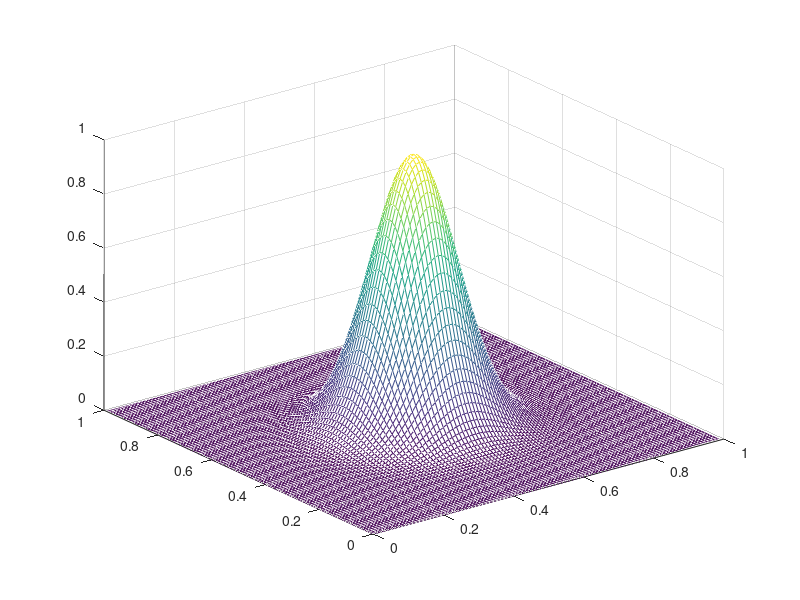
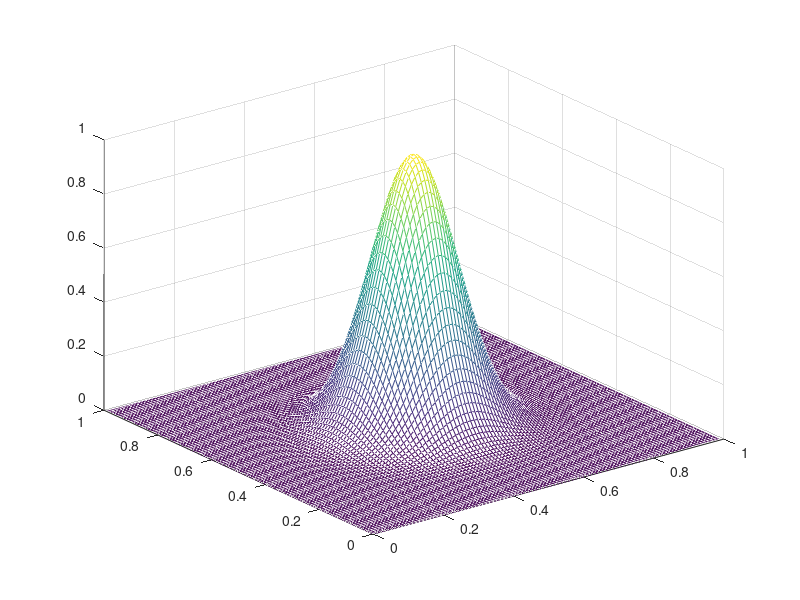

Reproduce these figures in MATLAB, in order.
clear;
N = 100;
h = 1 / N;
L = 1;
x = (0:(N-1))*h;
[X, Y] = meshgrid(x);
sig = 0.1;
rsq = (X-0.5*L).^2 + (Y-0.5*L).^2;
sigsq = sig^2;
f = exp(-rsq/(2*sigsq)).*(rsq - 2*sigsq)/(sigsq^2);
f = -f;
real_U = exp(-rsq/(2*sigsq));
mesh(X,Y,real_U);

F = fft2(f);
k = (2*pi)*[0:(N/2-1) (-N/2):(-1)];
[KX, KY] = meshgrid(k,k);
delsq = KX.^2 + KY.^2;
delsq(1,1) = 1;
u = ifft2(F./delsq);
u = u - u(1,1);
figure();
mesh(X,Y,real(u));

errmax = norm(u-real_U,inf)